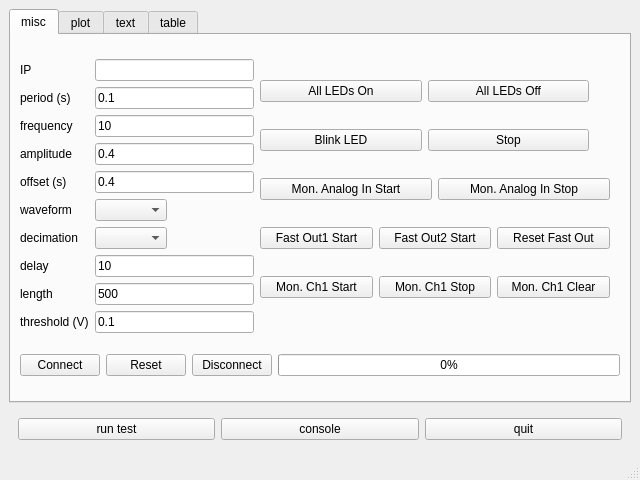
<?xml version="1.0" encoding="UTF-8"?>
<ui version="4.0">
 <class>MainWindow</class>
 <widget class="QMainWindow" name="MainWindow">
  <property name="geometry">
   <rect>
    <x>0</x>
    <y>0</y>
    <width>640</width>
    <height>480</height>
   </rect>
  </property>
  <property name="windowTitle">
   <string>MainWindow</string>
  </property>
  <widget class="QWidget" name="centralwidget">
   <layout class="QVBoxLayout" name="verticalLayout">
    <item>
     <widget class="DetachableTabWidget" name="tabWidget">
      <property name="currentIndex">
       <number>0</number>
      </property>
      <widget class="QWidget" name="tab_misc">
       <attribute name="title">
        <string>misc</string>
       </attribute>
       <layout class="QVBoxLayout" name="verticalLayout_5" stretch="1,0">
        <item>
         <layout class="QHBoxLayout" name="horizontalLayout_5" stretch="2,3">
          <property name="rightMargin">
           <number>10</number>
          </property>
          <item>
           <layout class="QFormLayout" name="formLayout">
            <property name="fieldGrowthPolicy">
             <enum>QFormLayout::ExpandingFieldsGrow</enum>
            </property>
            <item row="0" column="0">
             <widget class="QLabel" name="label_rpIP">
              <property name="text">
               <string>IP</string>
              </property>
             </widget>
            </item>
            <item row="0" column="1">
             <widget class="QLineEdit" name="txt_rpIP"/>
            </item>
            <item row="1" column="0">
             <widget class="QLabel" name="label_period">
              <property name="text">
               <string>period (s)</string>
              </property>
             </widget>
            </item>
            <item row="1" column="1">
             <widget class="ScrollableText" name="txt_period">
              <property name="text">
               <string>0.1</string>
              </property>
             </widget>
            </item>
            <item row="2" column="0">
             <widget class="QLabel" name="label_frequency">
              <property name="text">
               <string>frequency</string>
              </property>
             </widget>
            </item>
            <item row="2" column="1">
             <widget class="ScrollableText" name="txt_frequency">
              <property name="text">
               <string>10</string>
              </property>
             </widget>
            </item>
            <item row="3" column="0">
             <widget class="QLabel" name="label_amplitude">
              <property name="text">
               <string>amplitude</string>
              </property>
             </widget>
            </item>
            <item row="3" column="1">
             <widget class="ScrollableText" name="txt_amplitude">
              <property name="text">
               <string>0.4</string>
              </property>
             </widget>
            </item>
            <item row="4" column="0">
             <widget class="QLabel" name="label_offset">
              <property name="text">
               <string>offset (s)</string>
              </property>
             </widget>
            </item>
            <item row="4" column="1">
             <widget class="ScrollableText" name="txt_offset">
              <property name="text">
               <string>0.4</string>
              </property>
             </widget>
            </item>
            <item row="5" column="0">
             <widget class="QLabel" name="label_waveform">
              <property name="text">
               <string>waveform</string>
              </property>
             </widget>
            </item>
            <item row="5" column="1">
             <widget class="QComboBox" name="cb_waveform"/>
            </item>
            <item row="7" column="0">
             <widget class="QLabel" name="label_delay">
              <property name="text">
               <string>delay</string>
              </property>
             </widget>
            </item>
            <item row="7" column="1">
             <widget class="ScrollableText" name="txt_delay">
              <property name="text">
               <string>10</string>
              </property>
             </widget>
            </item>
            <item row="9" column="0">
             <widget class="QLabel" name="label_threshold">
              <property name="text">
               <string>threshold (V)</string>
              </property>
             </widget>
            </item>
            <item row="9" column="1">
             <widget class="ScrollableText" name="txt_threshold">
              <property name="text">
               <string>0.1</string>
              </property>
             </widget>
            </item>
            <item row="6" column="1">
             <widget class="QComboBox" name="cb_decimation"/>
            </item>
            <item row="6" column="0">
             <widget class="QLabel" name="label_decimation">
              <property name="text">
               <string>decimation</string>
              </property>
             </widget>
            </item>
            <item row="8" column="1">
             <widget class="ScrollableText" name="txt_length">
              <property name="text">
               <string>500</string>
              </property>
             </widget>
            </item>
            <item row="8" column="0">
             <widget class="QLabel" name="label_length">
              <property name="text">
               <string>length</string>
              </property>
             </widget>
            </item>
           </layout>
          </item>
          <item>
           <layout class="QVBoxLayout" name="verticalLayout_6">
            <property name="bottomMargin">
             <number>10</number>
            </property>
            <item>
             <layout class="QHBoxLayout" name="horizontalLayout_3">
              <item>
               <widget class="QPushButton" name="btn_ledOn">
                <property name="text">
                 <string>All LEDs On</string>
                </property>
               </widget>
              </item>
              <item>
               <widget class="QPushButton" name="btn_ledOff">
                <property name="text">
                 <string>All LEDs Off</string>
                </property>
               </widget>
              </item>
              <item>
               <widget class="LEDWidget" name="led_led" native="true">
                <property name="sizePolicy">
                 <sizepolicy hsizetype="Fixed" vsizetype="Fixed">
                  <horstretch>0</horstretch>
                  <verstretch>0</verstretch>
                 </sizepolicy>
                </property>
                <property name="minimumSize">
                 <size>
                  <width>15</width>
                  <height>15</height>
                 </size>
                </property>
               </widget>
              </item>
             </layout>
            </item>
            <item>
             <layout class="QHBoxLayout" name="horizontalLayout_2">
              <item>
               <widget class="QPushButton" name="btn_blinkStart">
                <property name="text">
                 <string>Blink LED</string>
                </property>
               </widget>
              </item>
              <item>
               <widget class="QPushButton" name="btn_blinkStop">
                <property name="text">
                 <string>Stop</string>
                </property>
               </widget>
              </item>
              <item>
               <widget class="LEDWidget" name="led_blinker" native="true">
                <property name="sizePolicy">
                 <sizepolicy hsizetype="Fixed" vsizetype="Fixed">
                  <horstretch>0</horstretch>
                  <verstretch>0</verstretch>
                 </sizepolicy>
                </property>
                <property name="minimumSize">
                 <size>
                  <width>15</width>
                  <height>15</height>
                 </size>
                </property>
               </widget>
              </item>
             </layout>
            </item>
            <item>
             <layout class="QHBoxLayout" name="horizontalLayout_6">
              <item>
               <widget class="QPushButton" name="btn_monAnInStart">
                <property name="text">
                 <string>Mon. Analog In Start</string>
                </property>
               </widget>
              </item>
              <item>
               <widget class="QPushButton" name="btn_monAnInStop">
                <property name="text">
                 <string>Mon. Analog In Stop</string>
                </property>
               </widget>
              </item>
             </layout>
            </item>
            <item>
             <layout class="QHBoxLayout" name="horizontalLayout_7">
              <item>
               <widget class="QPushButton" name="btn_fastoutput1Start">
                <property name="text">
                 <string>Fast Out1 Start</string>
                </property>
               </widget>
              </item>
              <item>
               <widget class="QPushButton" name="btn_fastoutput2Start">
                <property name="text">
                 <string>Fast Out2 Start</string>
                </property>
               </widget>
              </item>
              <item>
               <widget class="QPushButton" name="btn_fastoutputReset">
                <property name="text">
                 <string>Reset Fast Out</string>
                </property>
               </widget>
              </item>
             </layout>
            </item>
            <item>
             <layout class="QHBoxLayout" name="horizontalLayout_4">
              <item>
               <widget class="QPushButton" name="btn_mon1start">
                <property name="text">
                 <string>Mon. Ch1 Start</string>
                </property>
               </widget>
              </item>
              <item>
               <widget class="QPushButton" name="btn_mon1stop">
                <property name="text">
                 <string>Mon. Ch1 Stop</string>
                </property>
               </widget>
              </item>
              <item>
               <widget class="QPushButton" name="btn_mon1clear">
                <property name="text">
                 <string>Mon. Ch1 Clear</string>
                </property>
               </widget>
              </item>
             </layout>
            </item>
           </layout>
          </item>
         </layout>
        </item>
        <item>
         <layout class="QHBoxLayout" name="horizontalLayout">
          <item>
           <widget class="QPushButton" name="btn_connect">
            <property name="text">
             <string>Connect</string>
            </property>
           </widget>
          </item>
          <item>
           <widget class="QPushButton" name="btn_reset">
            <property name="text">
             <string>Reset</string>
            </property>
           </widget>
          </item>
          <item>
           <widget class="QPushButton" name="btn_disconnect">
            <property name="text">
             <string>Disconnect</string>
            </property>
           </widget>
          </item>
          <item>
           <widget class="QProgressBar" name="pb_connection">
            <property name="value">
             <number>0</number>
            </property>
           </widget>
          </item>
         </layout>
        </item>
       </layout>
      </widget>
      <widget class="QWidget" name="tab_plot">
       <attribute name="title">
        <string>plot</string>
       </attribute>
       <layout class="QVBoxLayout" name="verticalLayout_4">
        <item>
         <widget class="ScaledPlotWidget" name="plotWidget"/>
        </item>
       </layout>
      </widget>
      <widget class="QWidget" name="tab_text">
       <attribute name="title">
        <string>text</string>
       </attribute>
       <layout class="QVBoxLayout" name="verticalLayout_2">
        <item>
         <widget class="QTextEdit" name="textEdit"/>
        </item>
       </layout>
      </widget>
      <widget class="QWidget" name="tab_table">
       <attribute name="title">
        <string>table</string>
       </attribute>
       <layout class="QVBoxLayout" name="verticalLayout_3">
        <item>
         <widget class="QTableWidget" name="tableWidget"/>
        </item>
       </layout>
      </widget>
     </widget>
    </item>
    <item>
     <widget class="QFrame" name="frame_2">
      <layout class="QHBoxLayout">
       <item>
        <widget class="QPushButton" name="btn_test">
         <property name="text">
          <string>run test</string>
         </property>
        </widget>
       </item>
       <item>
        <widget class="QPushButton" name="btn_console">
         <property name="text">
          <string>console</string>
         </property>
        </widget>
       </item>
       <item>
        <widget class="QPushButton" name="btn_quit">
         <property name="text">
          <string>quit</string>
         </property>
        </widget>
       </item>
      </layout>
     </widget>
    </item>
   </layout>
  </widget>
  <widget class="QStatusBar" name="statusbar"/>
 </widget>
 <customwidgets>
  <customwidget>
   <class>ScrollableText</class>
   <extends>QLineEdit</extends>
   <header>Widgets</header>
  </customwidget>
  <customwidget>
   <class>ScaledPlotWidget</class>
   <extends>QGraphicsView</extends>
   <header>Widgets</header>
  </customwidget>
  <customwidget>
   <class>LEDWidget</class>
   <extends>QWidget</extends>
   <header location="global">Widgets</header>
   <container>1</container>
  </customwidget>
  <customwidget>
   <class>DetachableTabWidget</class>
   <extends>QTabWidget</extends>
   <header>Widgets</header>
   <container>1</container>
  </customwidget>
 </customwidgets>
 <resources/>
 <connections/>
</ui>
